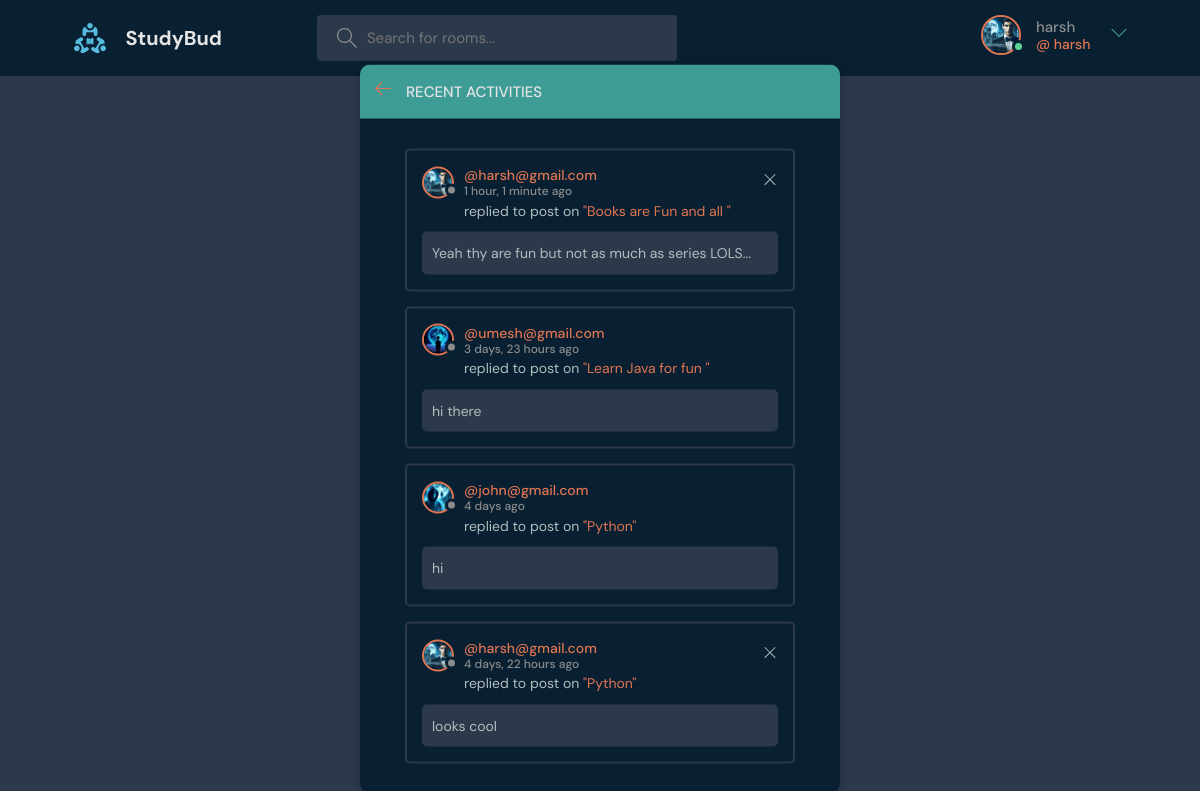
/activity/ (signed in), run on the app's committed database.
### base/models.py (models this page shows, shortened)
class User(AbstractUser):
    name = models.CharField(max_length=200, null=True)
    email = models.EmailField( unique=True, null = True)
    bio = models.TextField( null=True)
    avatar = models.ImageField(null=True, default="avatar.svg")
    USERNAME_FIELD = 'email'
    REQUIRED_FIELDS = []

class Message(models.Model):
        user = models.ForeignKey(User, on_delete=models.CASCADE)
        room = models.ForeignKey(Room, on_delete=models.CASCADE)
        body = models.TextField()
        updated = models.DateTimeField(auto_now=True)
        created = models.DateTimeField(auto_now_add=True)
        class Meta:
            ordering = ['-updated', '-created']

class Room(models.Model):
    host = models.ForeignKey(User, on_delete=models.SET_NULL, null=True)
    topic = models.ForeignKey(Topic, on_delete=models.SET_NULL, null=True)
    name = models.CharField(max_length=200)
    description = models.TextField(null=True, blank=True)
    participants = models.ManyToManyField(User, related_name='participants',blank=True)
    updated = models.DateTimeField(auto_now=True)
    created = models.DateTimeField(auto_now_add=True)
    class Meta:
        ordering = ['-updated', '-created']
    def __str__(self):
        return self.name

### base/views.py (the view)
# urls.py: path("activity/",views.activityPage,name="activity"),
def activityPage(request):
    room_messages = Message.objects.all()
    context = {'room_messages': room_messages}
    return render(request,'base/activity.html',context)

### base/templates/base/activity.html
{% extends "main.html" %} {% block content %}
<main class="layout">
  <div class="container">
    <div class="layout__box">
      <div class="layout__boxHeader">
        <div class="layout__boxTitle">
          <a href="{{request.META.HTTP_REFERER}}">
            <svg
              version="1.1"
              xmlns="http://www.w3.org/2000/svg"
              width="32"
              height="32"
              viewBox="0 0 32 32"
            >
              <title>arrow-left</title>
              <path
                d="M13.723 2.286l-13.723 13.714 13.719 13.714 1.616-1.611-10.96-10.96h27.625v-2.286h-27.625l10.965-10.965-1.616-1.607z"
              ></path>
            </svg>
          </a>
          <h3>Recent Activities</h3>
        </div>
      </div>
      <div class="activities-page layout__body">
        {% for message in room_messages %}
        <div class="activities__box">
          <div class="activities__boxHeader roomListRoom__header">
            <a
              href="{%url 'user-profile' message.user.id %}"
              class="roomListRoom__author"
            >
              <div class="avatar avatar--small">
                <img src="{{message.user.avatar.url}}" />
              </div>
              <p>
                @{{message.user}}
                <span>{{message.created |timesince}} ago</span>
              </p>
            </a>
            {% if request.user == message.user %}
            <div class="roomListRoom__actions">
              <a href="{%url 'delete-message' message.id %}">
                <svg
                  version="1.1"
                  xmlns="http://www.w3.org/2000/svg"
                  width="32"
                  height="32"
                  viewBox="0 0 32 32"
                >
                  <title>remove</title>
                  <path
                    d="M27.314 6.019l-1.333-1.333-9.98 9.981-9.981-9.981-1.333 1.333 9.981 9.981-9.981 9.98 1.333 1.333 9.981-9.98 9.98 9.98 1.333-1.333-9.98-9.98 9.98-9.981z"
                  ></path>
                </svg>
              </a>
            </div>
            {% endif %}
          </div>
          <div class="activities__boxContent">
            <p>
              replied to post on
              <a href="{%url 'room' message.room.id %}">"{{message.room}}"</a>
            </p>
            <div class="activities__boxRoomContent">{{message.body}}</div>
          </div>
        </div>
        {% endfor %}
      </div>
    </div>
  </div>
</main>
{% endblock content %}

### templates/navbar.html (shortened to what this page needs)
{% load static %}
<header class="header header--loggedIn">
  <div class="container">
    <a href="{%url 'home' %}" class="header__logo">
      <img src="{% static 'images/logo.svg' %}" />
      <h1>StudyBud</h1>
    </a>
    <form class="header__search" method="GET" action="{%url 'home' %}">
      <label>
        <input name="q" placeholder="Search for rooms..." />
      </label>
    </form>
    <nav class="header__menu">
      {% if request.user.is_authenticated %}
      <div class="header__user">
        <a href="{%url 'user-profile' request.user.id  %}">
          <div class="avatar avatar--medium active">
            <img src="{{request.user.avatar.url}}" />
          </div>
          <p>
            {{request.user.username}} <span>@ {{request.user.username}}</span>
          </p>
        </a>
        <button class="dropdown-button">
          <svg
            version="1.1"
            xmlns="http://www.w3.org/2000/svg"
            width="32"
            height="32"
            viewBox="0 0 32 32"
          >
            <title>chevron-down</title>
            <path d="M16 21l-13-13h-3l16 16 16-16h-3l-13 13z"></path>
          </svg>
        </button>
      </div>
      {% else %} {% comment %} Not Logged in {% endcomment %}
      <a href="{%url 'login' %}">
        <img src="{% static 'images/avatar.svg' %}" />
        <p>Login</p>
      </a>
      {% endif %}
    </nav>
  </div>
</header>

### data on the page
User: user.avatar (picture), user.username "harsh"
Message: user.avatar (picture), user "harsh@gmail.com", created "1 hour, 1 minute", room "Books are Fun and all", body "Yeah thy are fun but not as much as series LOLS..."
Message: user.avatar (picture), user "umesh@gmail.com", created "3 days, 23 hours", room "Learn Java for fun", body "hi there"
Message: user.avatar (picture), user "john@gmail.com", created "4 days", room "Python", body "hi"
Message: user.avatar (picture), user "harsh@gmail.com", created "4 days, 22 hours", room "Python", body "looks cool"
